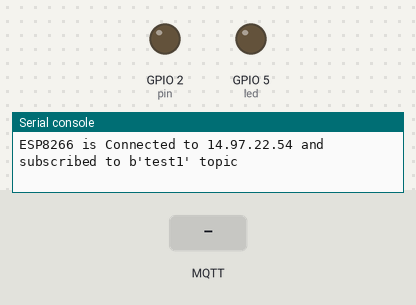
Bench run of a program on a simulated ESP8266 board running MicroPython. Shown: output pins drawn as LEDs (lit = HIGH), the last lines printed to the serial console. The inputs (shaded band) are chosen by the test bench. WiFi joins after 1.5 s; no MQTT or app messages arrive unless stated.

Above: at 2.8 s.
2.9 s: MQTT message "on" arrives on the first subscribed topic
At 12.5 s:
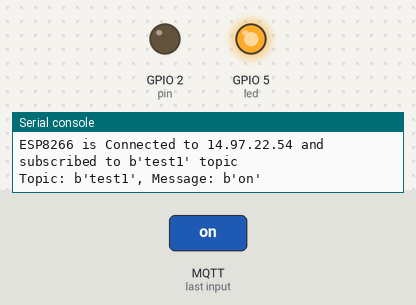
13.1 s: MQTT message "off" arrives on the first subscribed topic
At 22.6 s:
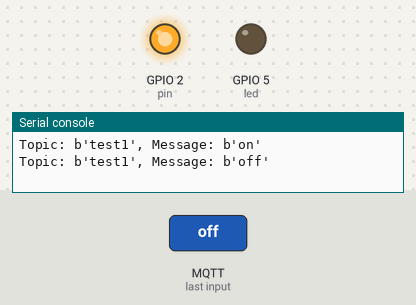
Timing chart, 0 to 24.1 s (numbered marks = the images above; inputs shaded):
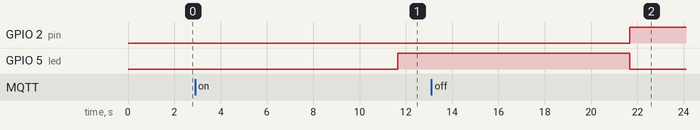

Measured:
- after the input at 2.9 s, GPIO 5 (led): LOW → HIGH after 8.8 s
- after the input at 13.1 s, GPIO 2 (pin): LOW → HIGH after 8.6 s; GPIO 5 (led): HIGH → LOW after 8.6 s

The program:

MQTT_Publish_Subscribe.py
```python
from umqtt.simple import MQTTClient
from machine import Pin
import network
import machine
import ubinascii
import time

led = Pin(5, Pin.OUT)
pin = machine.Pin(2, machine.Pin.OUT)
led.off()
ssid = 'SKP'
password = '02062001@'

station = network.WLAN(network.STA_IF)

station.active(True)
station.connect(ssid, password)

while station.isconnected() == False:
  pass

print('Connection successful')
print(station.ifconfig())

CONFIG = {
     "MQTT_BROKER": "14.97.22.54",
     "USER": "admin",
     "PASSWORD": "password",
     "PORT": 1883,
     "TOPIC": b"test1",
     #unique identifier of the chip
     "CLIENT_ID": b"esp8266_" + ubinascii.hexlify(machine.unique_id())
}


#Act based on message received
def onMessage(topic, msg):
    print("Topic: %s, Message: %s" % (topic, msg))

    if msg == b"on":
        pin.off()
        led.on()

    elif msg == b"off":
        pin.on()
        led.off()

def listen():
    #instance of MQTTClient
    client = MQTTClient(CONFIG['CLIENT_ID'], CONFIG['MQTT_BROKER'], user=CONFIG['USER'], password=CONFIG['PASSWORD'], port=CONFIG['PORT'])
    client.set_callback(onMessage)
    client.connect()
    client.publish("test2", "ESP8266 is Connected")
    client.subscribe(CONFIG['TOPIC'])
    print("ESP8266 is Connected to %s and subscribed to %s topic" % (CONFIG['MQTT_BROKER'], CONFIG['TOPIC']))


    try:
        while True:
            #msg = client.wait_msg()
            msg = (client.check_msg())

            if led.value() ==  1:
                client.publish("test2", b"LED is On")
            else:
                client.publish("test2", b"LED is Off")
            time.sleep(10)


    finally:
        client.disconnect()

listen()        
```
